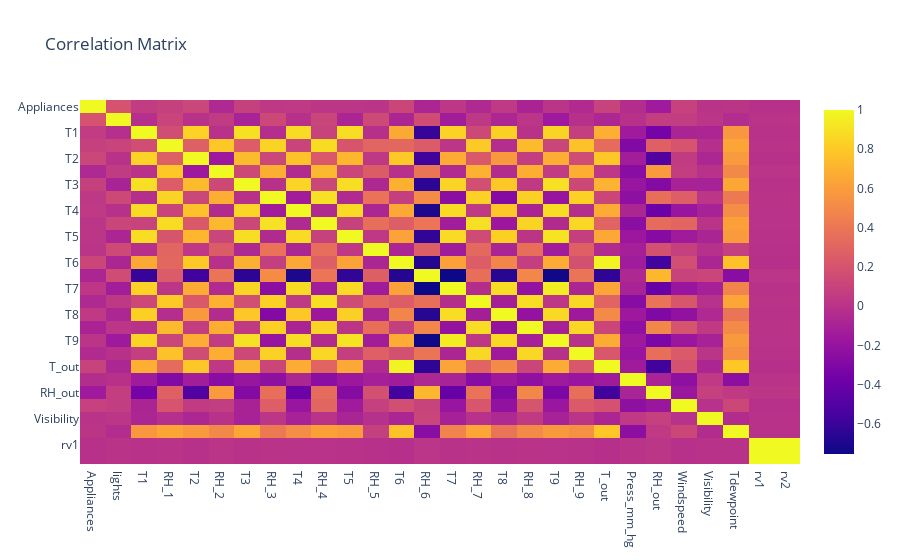

Write notebook code for a chart like this one.
### Code cell
# Select only numeric columns for correlation analysis
numeric_df = df.select_dtypes(include=['float64', 'int64'])

# Calculate correlation matrix
corr_matrix = numeric_df.corr()

# Display correlation with 'Appliances' sorted descending
print("Correlation with Appliances:")
print(corr_matrix['Appliances'].sort_values(ascending=False))

# Visualize correlation matrix
fig = px.imshow(corr_matrix, text_auto=False, aspect="auto", title="Correlation Matrix")
fig.show()

### Figure 1 — Plotly figure (JSON) as saved in the notebook; plotly's stock layout.template omitted (floating-point values rounded to 4 significant figures; data arrays with more than 128 entries replaced by an {"elided": "..."} marker saying what was removed)
{"data": [{"coloraxis": "coloraxis", "hovertemplate": "x: %{x}<br>y: %{y}<br>color: %{z}<extra></extra>", "name": "0", "type": "heatmap", "x": ["Appliances", "lights", "T1", "RH_1", "T2", "RH_2", "T3", "RH_3", "T4", "RH_4", "T5", "RH_5", "T6", "RH_6", "T7", "RH_7", "T8", "RH_8", "T9", "RH_9", "T_out", "Press_mm_hg", "RH_out", "Windspeed", "Visibility", "Tdewpoint", "rv1", "rv2"], "xaxis": "x", "y": ["Appliances", "lights", "T1", "RH_1", "T2", "RH_2", "T3", "RH_3", "T4", "RH_4", "T5", "RH_5", "T6", "RH_6", "T7", "RH_7", "T8", "RH_8", "T9", "RH_9", "T_out", "Press_mm_hg", "RH_out", "Windspeed", "Visibility", "Tdewpoint", "rv1", "rv2"], "yaxis": "y", "z": {"elided": "28x28 float values"}}], "layout": {"coloraxis": {"colorscale": [[0, "#0d0887"], [0.1111, "#46039f"], [0.2222, "#7201a8"], [0.3333, "#9c179e"], [0.4444, "#bd3786"], [0.5556, "#d8576b"], [0.6667, "#ed7953"], [0.7778, "#fb9f3a"], [0.8889, "#fdca26"], [1, "#f0f921"]]}, "title": {"text": "Correlation Matrix"}, "xaxis": {"anchor": "y", "domain": [0, 1]}, "yaxis": {"anchor": "x", "autorange": "reversed", "domain": [0, 1]}}}
